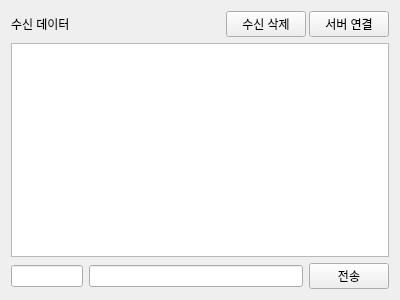
<?xml version="1.0" encoding="UTF-8"?>
<ui version="4.0">
 <class>Tab2SocketClient</class>
 <widget class="QWidget" name="Tab2SocketClient">
  <property name="geometry">
   <rect>
    <x>0</x>
    <y>0</y>
    <width>400</width>
    <height>300</height>
   </rect>
  </property>
  <property name="windowTitle">
   <string>Form</string>
  </property>
  <layout class="QVBoxLayout" name="verticalLayout_2">
   <item>
    <layout class="QVBoxLayout" name="verticalLayout" stretch="1,8,1">
     <item>
      <layout class="QHBoxLayout" name="horizontalLayout" stretch="6,2,2">
       <property name="spacing">
        <number>3</number>
       </property>
       <item>
        <widget class="QLabel" name="label">
         <property name="text">
          <string>수신 데이터</string>
         </property>
        </widget>
       </item>
       <item>
        <widget class="QPushButton" name="pPBRecvDataClear">
         <property name="text">
          <string>수신 삭제</string>
         </property>
        </widget>
       </item>
       <item>
        <widget class="QPushButton" name="pPBServerConnect">
         <property name="text">
          <string>서버 연결</string>
         </property>
         <property name="checkable">
          <bool>true</bool>
         </property>
        </widget>
       </item>
      </layout>
     </item>
     <item>
      <layout class="QHBoxLayout" name="horizontalLayout_2">
       <item>
        <widget class="QTextEdit" name="pTErecvData"/>
       </item>
      </layout>
     </item>
     <item>
      <layout class="QHBoxLayout" name="horizontalLayout_3" stretch="1,3,1">
       <property name="spacing">
        <number>6</number>
       </property>
       <item>
        <widget class="QLineEdit" name="pLErecvId"/>
       </item>
       <item>
        <widget class="QLineEdit" name="pLEsendData"/>
       </item>
       <item>
        <widget class="QPushButton" name="pPBSendButton">
         <property name="text">
          <string>전송</string>
         </property>
        </widget>
       </item>
      </layout>
     </item>
    </layout>
   </item>
  </layout>
 </widget>
 <resources/>
 <connections/>
</ui>
